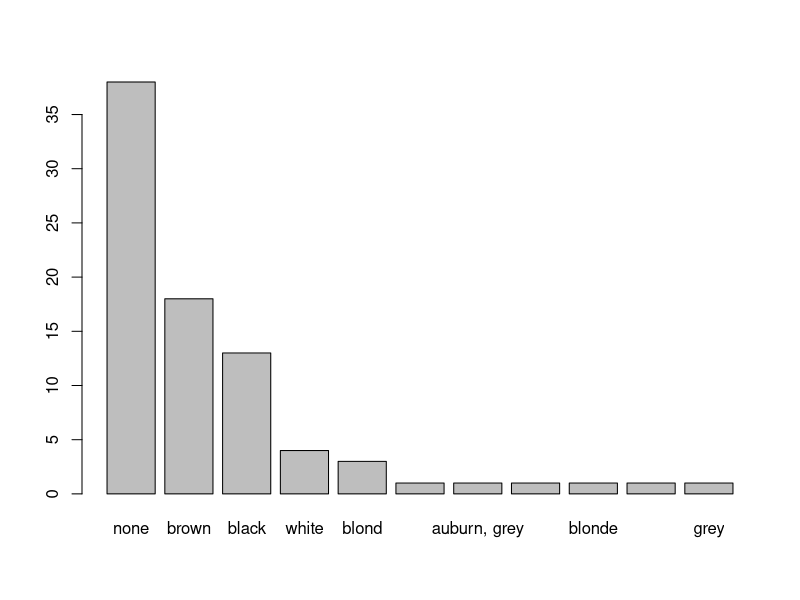
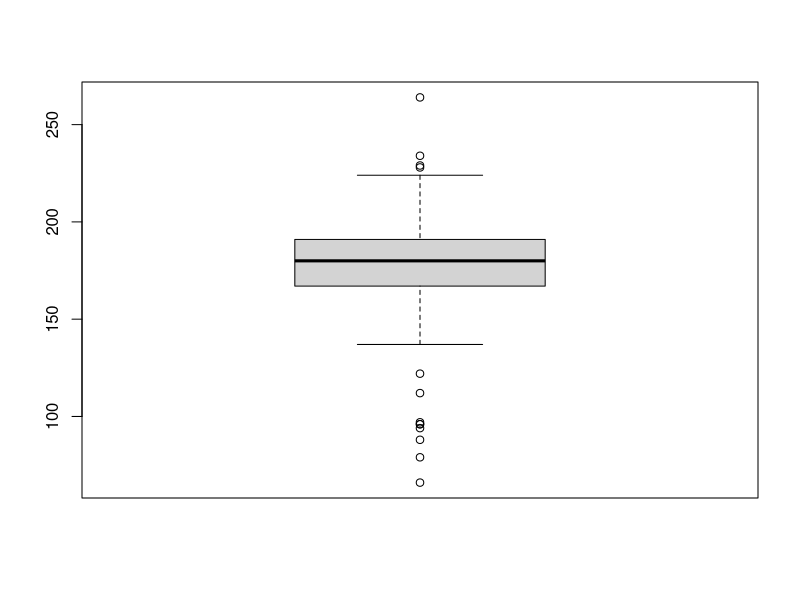
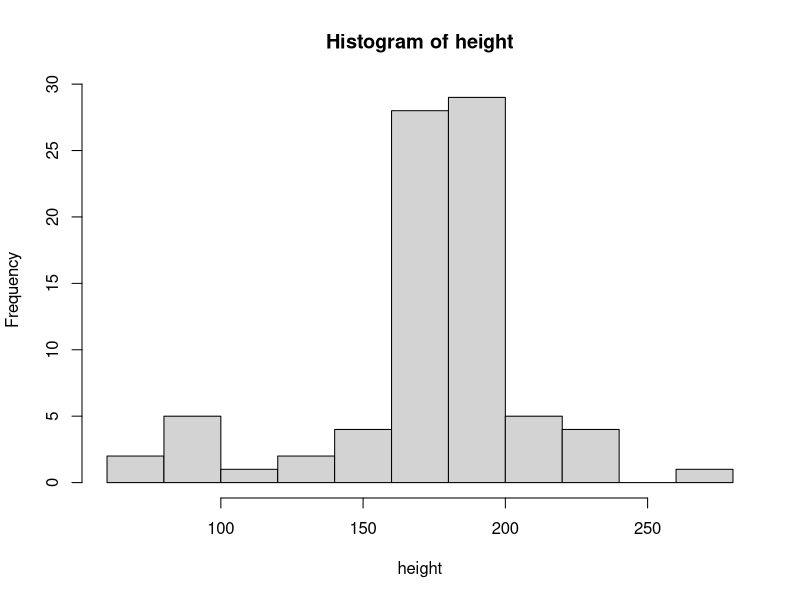

R code for these plots, in order:
#Data Exploration in R
library(tidyverse) #call your library to be used 
data()
?starwars
dim(starwars) #dimension tells us number of rows and columns
str(starwars) #gives us the structure of the data set
glimpse(starwars) #comes with tidyverse that gives a neater list of variables
View(starwars) #brings up the dataset
head(starwars) #gives the first six rows
tail(starwars) #gives last six rows
starwars$name #to look at a particular vector


attach(starwars) #to avoid calling the data set all the time we therefore attach it

names(starwars) #to look at the name of variables in the data set
length(starwars) #tells the number of variables
class(skin_color) #tells which type of variable a class is
length(species) #tells the number of observations
unique(hair_color) #tells the unique observations in a variable

table(hair_color) #counts up observations in a data set have unique observations
sort(table(hair_color), decreasing = TRUE) # sorts by default from smallest to largest if not specified
View(sort(table(hair_color), decreasing = TRUE)) #gives the table itself
barplot(sort(table(hair_color), decreasing = TRUE)) #draws a barplot


#we could aslo use a pipe operator 
starwars %>% 
  select(hair_color) %>% 
  count(hair_color) %>% 
  arrange(desc(n)) %>% 
  View()

starwars[is.na(hair_color) , ] #selects where the first statement is true and all of the columns
View(starwars[is.na(hair_color) , ]) #gives a view of the statement

#suppose we were dealing with a numerical variable how do we explore it
class(height) 
length(height)
summary(height) #gives the whole summary of the variable height
boxplot(height) #gives a representative boxplot of the data
hist(height) #gives representative bin of the variable
